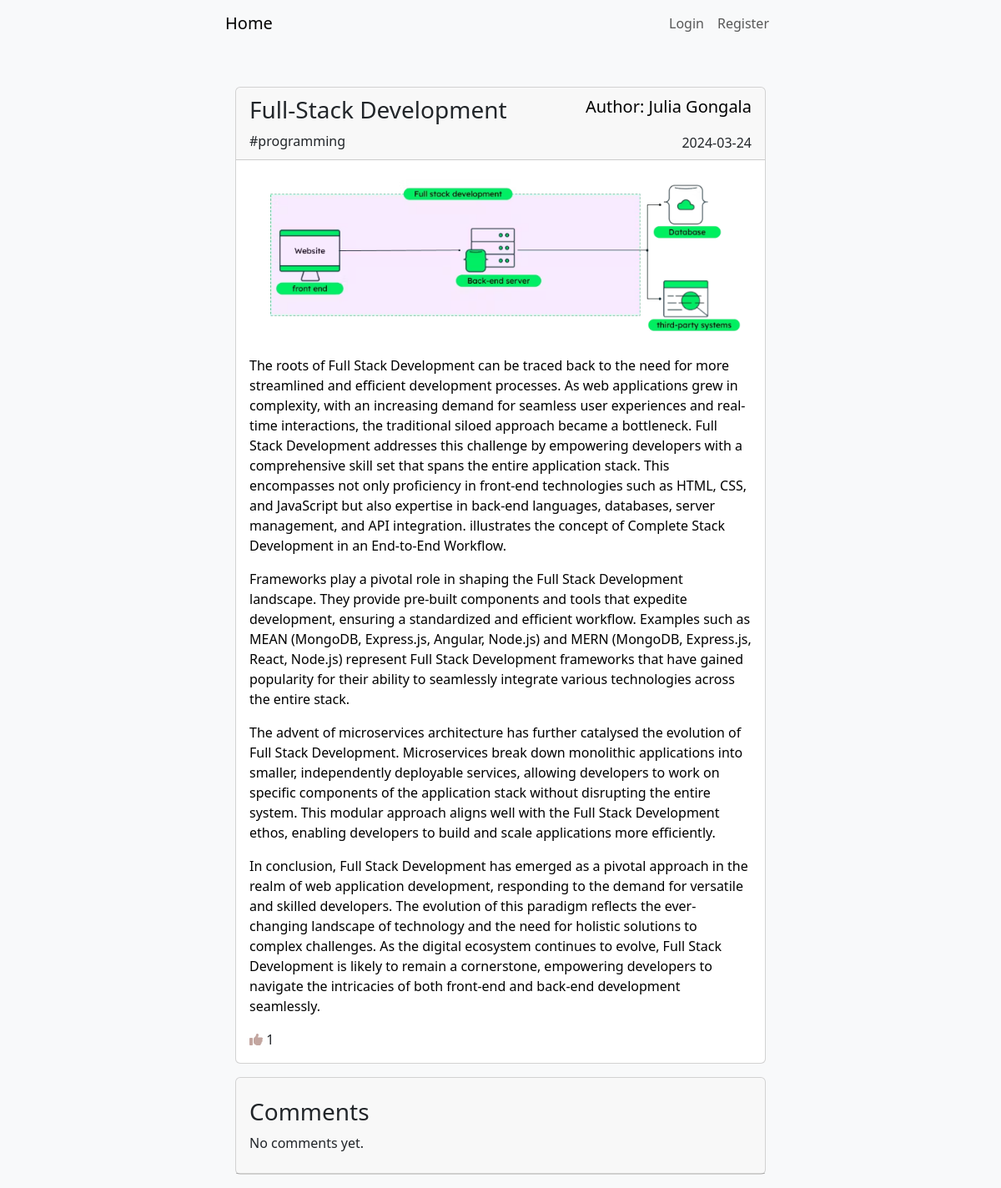
Screenshot of /post/12/ with the database file from the repository.
### advancedBlog/models.py (models this page shows, shortened)
class Post(models.Model):
    author = models.ForeignKey(User, on_delete=models.CASCADE)
    title = models.CharField(max_length = 150)
    tag = models.CharField(max_length = 150)
    like = models.ManyToManyField(User, related_name='blogPost')
    category = models.CharField(max_length = 150)
    image = models.ImageField(null=True, blank=True, upload_to="images/")
    description = RichTextField(blank=True, null=True)
    date_created = models.DateTimeField(auto_now_add = True)
    date_updated = models.DateTimeField(auto_now = True)
    def totalLikes(self):
        return self.like.count()

### advancedBlog/views.py (the view)
# urls.py: path('post/<int:pk>/', PostDetails.as_view(), name='postDetails'),
class PostDetails(DetailView):
    model = Post
    template_name = 'postDetails.html'
    def get_context_data(self, *args, **kwargs):
        context = super().get_context_data(*args, **kwargs)
        post = context['post']
        totalLikes = post.totalLikes()
        context["totalLikes"] = totalLikes
        return context

### advancedBlog/templates/postDetails.html (shortened to what this page needs)
{% extends "base.html" %}
{% load static %}
{% block content %}
<div class="card mb-3 mt-5">
    <div class="card-header d-flex justify-content-between align-items-center">
      <div>
        <h3 class="fw-light">{{ post.title }}</h3>
        <a class="card-title" style="text-decoration: none;" href="{% url 'categoryFilter' post.category|slugify %}">
          <p class="card-text fw-light mb-0 fs-10">
              #{{ post.category }}
          </p>
        </a>
      </div>
      <div class="text-end">
        <p class="card-text fw-light text-decoration-none text-black fs-5">
          Author: {{ post.author.first_name }} {{ post.author.last_name }}
        </p>
        <p class="card-text fw-light mb-0 fs-10">
          {{ post.date_created|date:'Y-m-d' }}
        </p>
      </div>
    </div>
    <div class="card-body">
      {% if post.image %}
        <div class="text-center">
          <img src="{{ post.image.url }}" class="img-fluid" alt="Post Image">
        </div>
      {% endif %}
      <p class="card-text" align="justify">{{ post.description | safe}}</p>
      {% if request.user.is_authenticated %}
        <form action="{% url 'likedPost' post.pk %}" method="POST">
          {% csrf_token %}
          <button class="btn btn-outline-secondary btn-sm heart-btn" name="post_id", value="{{post.id}}">
            <i class="fa-solid fa-thumbs-up"></i>
          </button>
          {{totalLikes}}
        </form>
      {% else %}
        <i class="fa-solid fa-thumbs-up" style="color: #c3a6a0;"></i>
        {{post.like.count}}
      {% endif %}
    </div>
</div>
<div class="card mb-3 mt-2">
  <div class="card-header d-flex justify-content-between align-items-center">
    <div class="mt-3">
      <h3 class="fw-light">Comments</h3>
      {% for comment in post.comments.all %}
      <div class="mb-3">
          <h7>{{ comment.name }} - {{ comment.date_created|date:"F d, Y" }} </h7>
          <p>{{ comment.comment }}</p>
      </div>
      {% empty %}
        <p>No comments yet.</p>
      {% endfor %}
    </div>
  </div>
</div>
{% endblock %}

### rows the page displays
Post: title "Full-Stack Development", category "programming", author.first_name "Julia", author.last_name "Gongala", date_created "2024-03-24", image (picture), description "The roots of Full Stack Development can be traced back to the need for more streamlined and efficient development processes. As web applications grew in complexity, with an increasing demand for seamless user experiences and real-time interactions, the traditional siloed approach became a bottleneck. Full Stack Development addresses this challenge by empowering developers with a comprehensive skill set that spans the entire application stack. This encompasses not only proficiency in front-end technologies such as HTML, CSS, and JavaScript but also expertise in back-end languages, databases, server management, and API integration. illustrates the concept of Complete Stack Development in an…", like.count "1"
